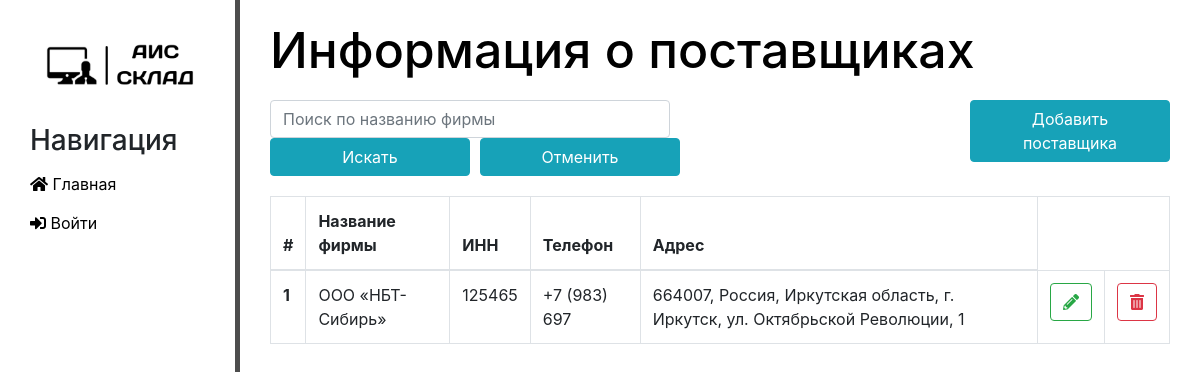
The page /providers on the database as committed earlier.
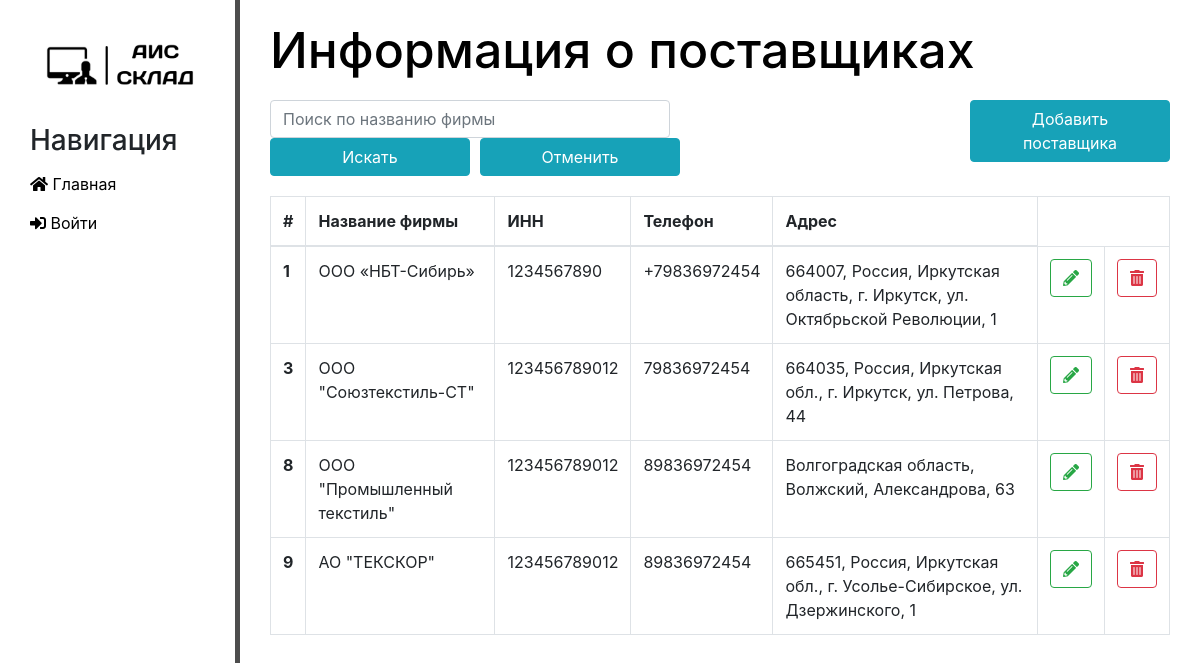
The same page on the database as committed later.
### main/models.py (models this page shows, shortened)
class Provider(models.Model):
    provider_name = models.CharField('Название фирмы', max_length=255)
    inn = models.BigIntegerField('ИНН')
    phone = models.CharField('Телефон', max_length=20)
    address = models.CharField('Адрес', max_length=255)
    class Meta:
        verbose_name = 'Поставщик'
        verbose_name_plural = 'Поставщики'

### main/views.py (the view, shortened to what this page needs)
# urls.py: path('providers', views.providers_func, name='providers'),
def providers_func(request):
    search_query = request.GET.get('search', '').upper()
    providers = Provider.objects.all()
    key_list = []
    message = ''
    return render(request, 'main/providers_inform.html', {'providers': providers, 'key': key_list, 'message': message})

### main/templates/main/providers_inform.html (shortened to what this page needs)
{% extends 'main/layout.html' %}
{% block content %}
    <div class="features">
    <h1>Информация о поставщиках
        <a href="{% url 'add_provider' %}"> <button type="button" class="btn btn-info">Добавить поставщика</button></a>
       </h1>
         <div>
            <form action="{% url 'providers' %}" method="GET" class="form-inline my-2 my-lg-0">
          <input type="search" class="form-control mr-sm-2" placeholder="Поиск по названию фирмы" name="search" style="width: 400px;">
          <button type="Submit" class="btn btn-info my-2 my-sm-0" name = "Submit" value="Submit" >Искать</button>
          <button type="Submit" class="btn btn-info my-2 my-sm-0" name = "Cancel" value="Reset" style="margin-left:10px;">Отменить</button>
            </form>
         </div>
        <p style="padding: 10px;">{{message}}</p>
        <table class="table table-bordered">
   <thead>
    <tr>
      <th scope="col">#</th>
      <th scope="col">Название фирмы</th>
      <th scope="col">ИНН</th>
      <th scope="col">Телефон</th>
      <th scope="col">Адрес</th>
    </tr>
  </thead>
  <tbody>
  {% if providers %}
   {% for el in providers %}
             {% if key %}
                {% for k in key %}
                    {% if el.id == k %}
    <tr>
      <th scope="row">{{el.id}}</th>
      <td>{{el.provider_name}}</td>
      <td>{{el.inn}}</td>
      <td>{{el.phone}}</td>
      <td>{{el.address}}</td>
     <td><a href="{% url 'update_provider' el.id %}"><button class="btn btn-outline-success"><i class="fas fa-pencil-alt"></i></button></a></td>
      <td><a href="{% url 'delete_provider' el.id %}"><button type="submit" class="btn btn-outline-danger"><i class="fas fa-trash-alt"></i></button></a></td>
    </tr>
                  {% endif %}
            {% endfor %}
            {% else %}
         <tr>
      <th scope="row">{{el.id}}</th>
      <td>{{el.provider_name}}</td>
      <td>{{el.inn}}</td>
      <td>{{el.phone}}</td>
      <td>{{el.address}}</td>
     <td><a href="{% url 'update_provider' el.id %}"><button class="btn btn-outline-success"><i class="fas fa-pencil-alt"></i></button></a></td>
      <td><a href="{% url 'delete_provider' el.id %}"><button type="submit" class="btn btn-outline-danger"><i class="fas fa-trash-alt"></i></button></a></td>
    </tr>
        {% endif %}
   {% endfor %}
  {% else %}
        <p>У вас нет поставщиков</p>
  {% endif %}
  </tbody>
</table>
    </div>
{% endblock %}

Rows that differ between the two databases and show on the page:
changed Provider "ООО «НБТ-Сибирь»": inn "125465" → "1234567890"; phone "+7 (983) 697" → "+79836972454"
added Provider: id "3", provider_name "ООО \"Союзтекстиль-СТ\"", inn "123456789012", phone "79836972454", address "664035, Россия, Иркутская обл., г. Иркутск, ул. Петрова, 44"
added Provider: id "8", provider_name "ООО \"Промышленный текстиль\"", inn "123456789012", phone "89836972454", address "Волгоградская область, Волжский, Александрова, 63"
added Provider: id "9", provider_name "АО \"ТЕКСКОР\"", inn "123456789012", phone "89836972454", address "665451, Россия, Иркутская обл., г. Усолье-Сибирское, ул. Дзержинского, 1"
